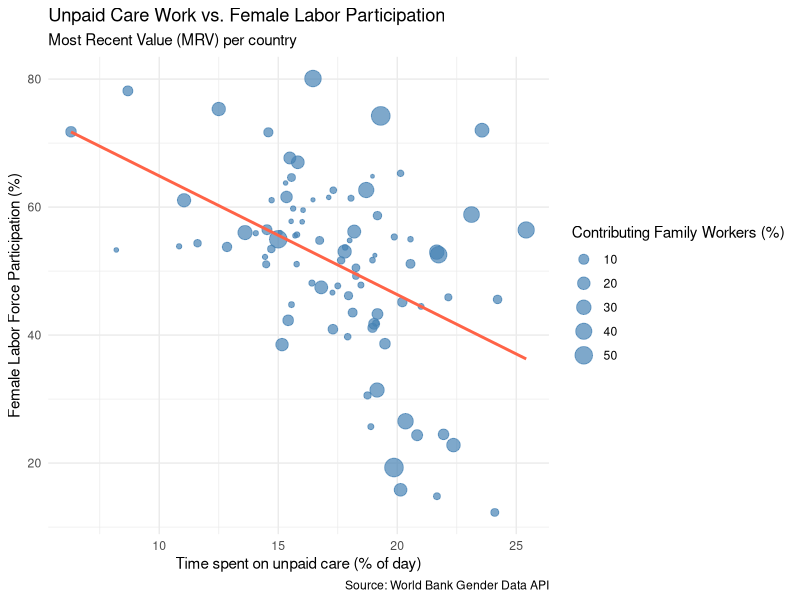
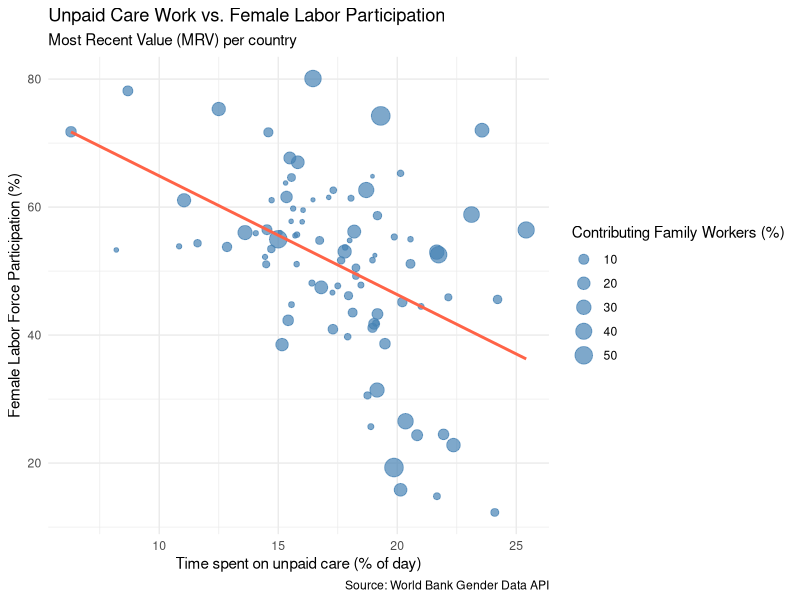

Write R code to recreate these figures, in order.
# A. LOAD LIBRARIES
# Libraries must be reload in every new script
library(tidyverse)

# B. LOAD THE PREVIOUSLY SAVED DATA
# Instead of downloading again, we read the Master File we created in script 01
# Make sure the path matches where you saved the CSV
master_df <- read.csv("data_preprocessed/gender_care_economy_master.csv")

# 8. DATA CLEANING: FILTERING FOR MOST RECENT VALUE (MRV) -------------------

# Not all the countries have the same data, so
# we want the latest available data point for each country 
# to ensure our cross-country comparison is as up-to-date as possible.

mrv_data <- master_df %>%
  filter(!is.na(care_work_val)) %>% # Remove rows where care data is missing
  group_by(countryiso3code) %>%     # Group by country
  filter(date == max(date)) %>%     # Keep only the most recent year per country
  ungroup()

# Check how many countries we have now
nrow(mrv_data)

# 9. INITIAL VISUALIZATION (Care Work vs Labor Participation) ---

# Let's create a scatter plot to see the correlation
# Research Question: How is unpaid care related to economic participation?

ggplot(mrv_data, aes(x = care_work_val, y = labor_part_val)) +
  geom_point(aes(size = family_work_val), color = "steelblue", alpha = 0.7) +
  geom_smooth(method = "lm", color = "tomato", se = FALSE) + # Add a trend line
  labs(
    title = "Unpaid Care Work vs. Female Labor Participation",
    subtitle = "Most Recent Value (MRV) per country",
    x = "Time spent on unpaid care (% of day)",
    y = "Female Labor Force Participation (%)",
    size = "Contributing Family Workers (%)",
    caption = "Source: World Bank Gender Data API"
  ) +
  theme_minimal()

# Save your first plot for your Master's presentation
ggsave("plots/care_vs_labor_mrv.png", width = 10, height = 7)
